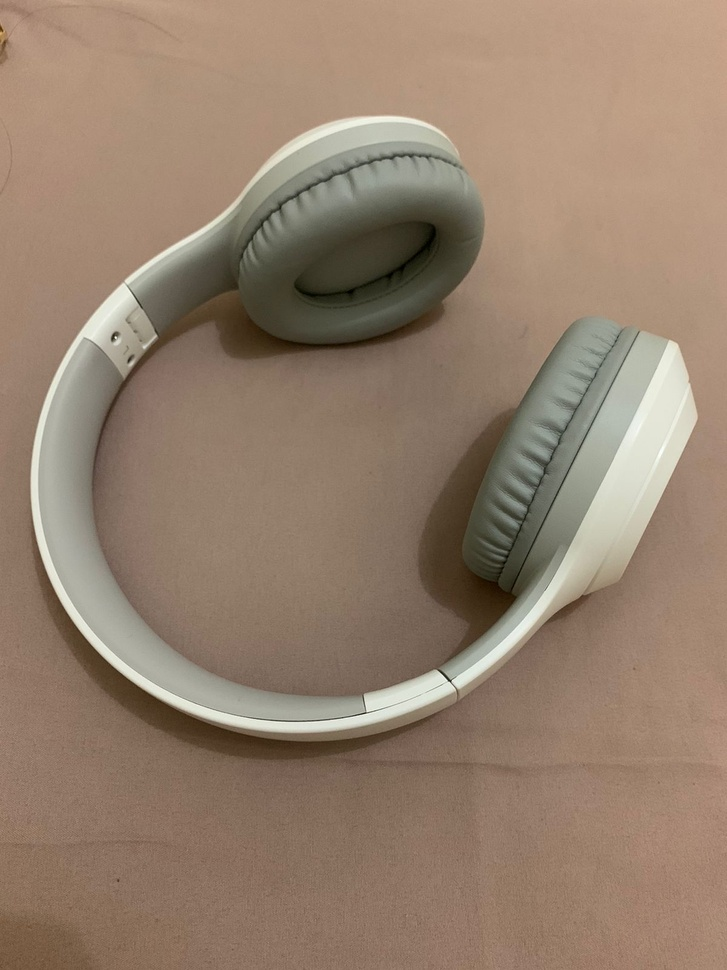
#> input picture Original Image.jpg, 727 x 970 px, shrunk from 1200 x 1600 before the run
$ jupyter execute PA_13_202131029_ErlaDwiRamadhayanti_A.ipynb
#> lines starting #> are read from the running program, lines starting #| are printed output that depends on the picture; after the words box and inside, x2 and y2 are one past the last pixel; in counts of white or black regions, pixels touching at a corner belong together
Nama : Erla Dwi Ramadhayanti

NIM   : 202131029

## Import Library

[cell 1]
import cv2
import numpy as np
import matplotlib.pyplot as plt

## Show Image Original

[cell 2]
image2 = cv2.imread('Original Image.jpg')
#> image2 is the input picture: shape (970, 727, 3); mean B, G, R 109.5, 128, 148.7
plt.imshow(image2[:,:,::-1]);plt.title("Original Image");# Display the image

## Edges

[cell 3]
blurred_image = cv2.GaussianBlur(image2.copy(),(5,5),0)# Blur the image to remove noise
edges = cv2.Canny(blurred_image, 100, 160) # Apply canny edge detection
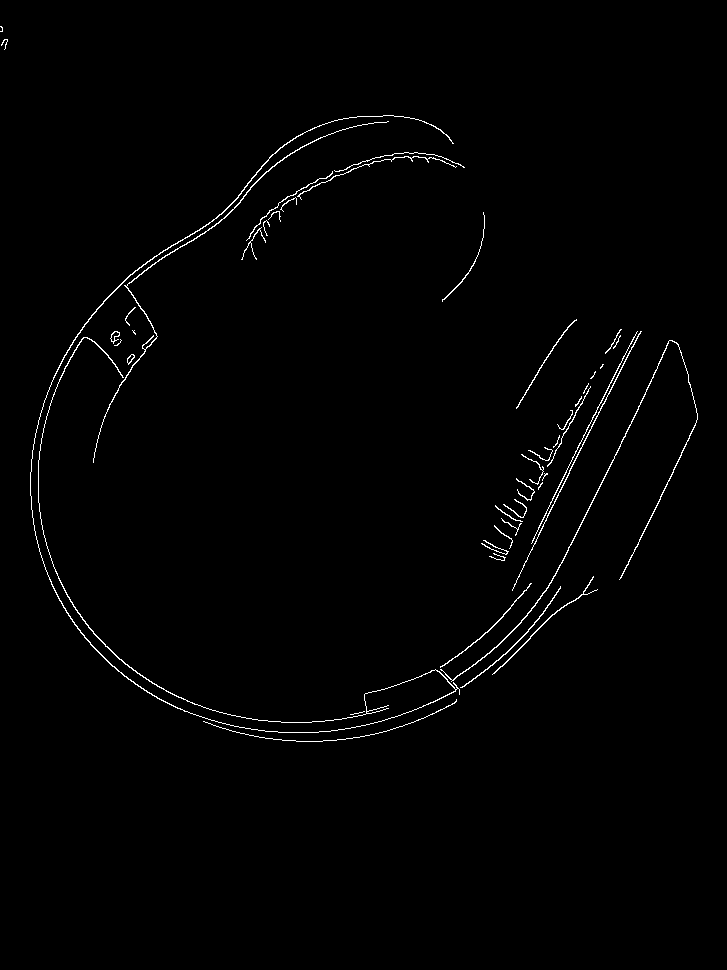
#> edges: shape (970, 727); 1% white in thin lines or dots, all inside (x1, y1, x2, y2) = (0, 26, 698, 742)

# Display the resultant binary image of edges
plt.figure(figsize=[25,5])
plt.imshow(edges,cmap='Greys_r');plt.title("Edges Image");

## Deteksi Contour

[cell 4]
image2_copy2 = image2.copy() # Make a copy of the source image.

# find the contours from the thresholded image
contours, hierarchy = cv2.findContours(edges, cv2.RETR_LIST, cv2.CHAIN_APPROX_SIMPLE)
#> contours = 48 contours, 29 with area under 20; largest, box (x1, y1, x2, y2) and area: (30, 115, 460, 733) 536, (440, 340, 698, 682) 278, (93, 121, 389, 463) 222, (512, 331, 642, 591) 98, (492, 576, 598, 675) 89
image2_copy2 = cv2.drawContours(image2_copy2, contours, -1, (0, 0, 255), 2) # draw all the contours found
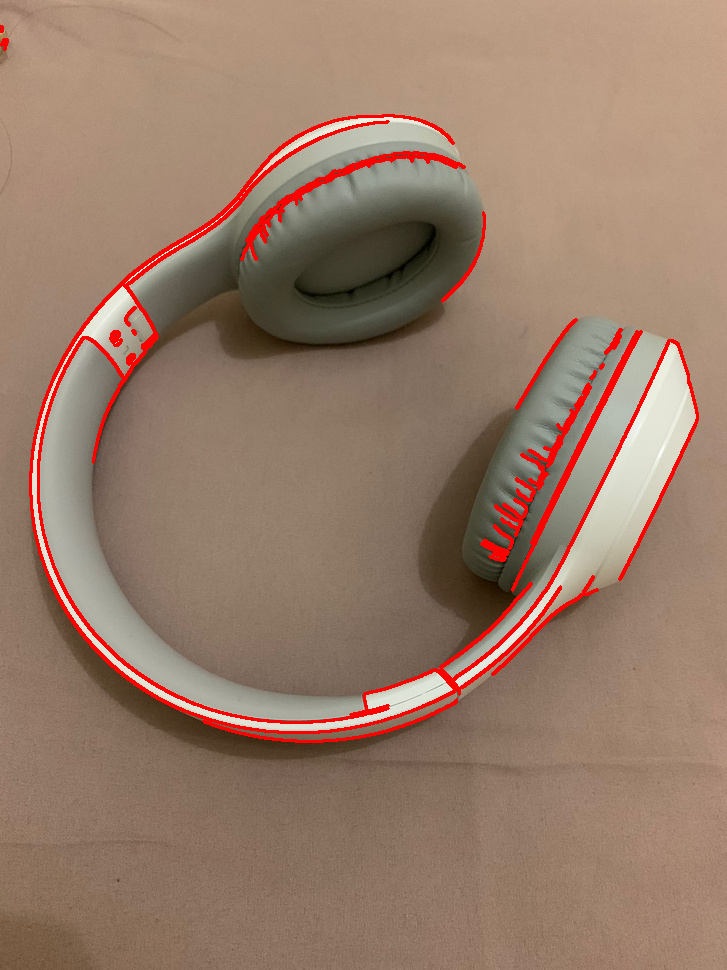
#> image2_copy2: shape (970, 727, 3); 3.26% of pixels changed, all inside (x1, y1, x2, y2) = (0, 25, 699, 743)

# Plot both of the resuts for comparison
plt.figure(figsize=[20,10])
plt.subplot(1,3,1);plt.imshow(image2[:,:,::-1]);plt.title("Image Original");
plt.subplot(1,3,2);plt.imshow(edges,cmap='Greys_r');plt.title("Edges");
plt.subplot(1,3,3);plt.imshow(image2_copy2[:,:,::-1]);plt.title("Image Setelah Contour");
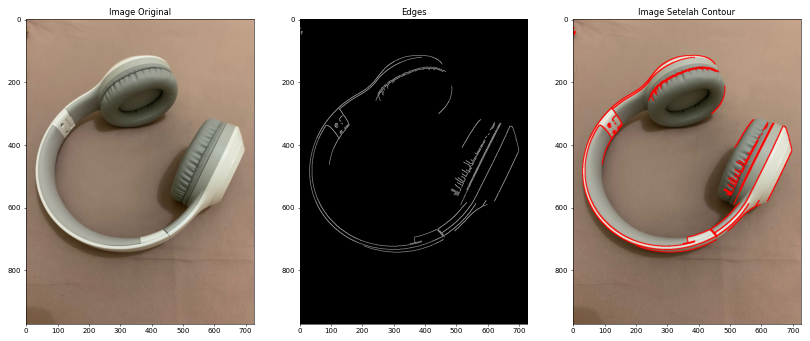
#> figure drawn by matplotlib, 3 panels
